Frame 1 (no input): blank canvas, image omitted
Frame 60 (no input): blank canvas, image omitted
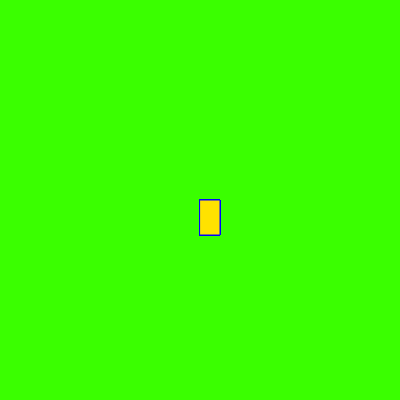
Frame 120 (the mouse pressed at the canvas centre since frame 60)

The p5.js sketch whose frames 1 and 60 were blank and that drew this single picture after the mouse press (run headless with seeded random() and noise() and a simulated clock; from frame 60 on, the mouse is pressed at the canvas centre):

// p5.js sketch
// ── sketch.js
function setup() {
    createCanvas(400, 400);
    background("#3AFF00")
  }
  
  function draw() {
    stroke("blue")
    fill("rgb(255,226,0)")
    
    
    if(mouseIsPressed){
      rect(mouseX, mouseY, 20, 35);
    }
  }
